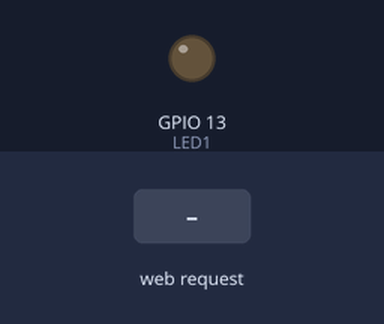
Recording of a sketch running on a simulated ESP32. On the bench: output pins drawn as LEDs (lit = HIGH). The test bench sets the inputs (shaded band). WiFi joins after 1.5 s; servers stay silent unless stated; what the sketch prints to the serial monitor is not drawn.

Above: at 2.7 s.
2.8 s: HTTP request GET /on received
At 4.0 s:
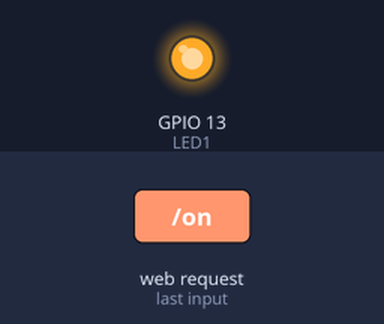
4.3 s: HTTP request GET /off received
At 5.3 s:
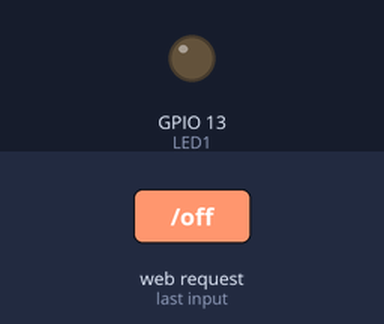
Timing chart, 0 to 7.3 s (numbered marks = the images above; inputs shaded):
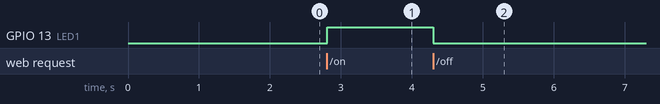

The sketch:

ChatbotDeviceV0.2_medium.ino
```cpp
// ESP32 Node32S

#include <SPI.h>
#include <Wire.h>

// Wifi Library
#include <ETH.h>
#include <WiFi.h>
#include <WiFiAP.h>
#include <WiFiClient.h>
#include <WiFiGeneric.h>
#include <WiFiMulti.h>
#include <WiFiScan.h>
#include <WiFiServer.h>
#include <WiFiSTA.h>
#include <WiFiType.h>
#include <WiFiUdp.h>

///////////////////////////////////////////////////////////////////////////
// Set LED Pin
int LED1 = 13;
String command;

const char* ssid = "xxxx"; // your wifi name
const char* password = "xxxx"; // your wifi password
unsigned long lastTime = 0;
unsigned long timerDelay = 500;
unsigned long currentTime = millis();
unsigned long previousTime = 0;
const long timeoutTime = 2000;

WiFiServer server(80);
int output5State = 0;

String header;

void setup() {
  pinMode(LED1, OUTPUT);
  Serial.begin(115200);
  Serial.print("Connecting to ");
  Serial.println(ssid);
  WiFi.begin(ssid, password);
  while (WiFi.status() != WL_CONNECTED) {
    delay(500);
    Serial.print(".");
  }
  // Print local IP address and start web server
  Serial.println("");
  Serial.println("WiFi connected.");
  Serial.println("IP address: ");
  Serial.println(WiFi.localIP());
  server.begin();
}

void loop(){
  WiFiClient client = server.available();   // Listen for incoming clients
  if (client) {                             // If a new client connects
    String currentLine = "";                // make a String to hold incoming data from the client
    currentTime = millis();
    previousTime = currentTime;
    while (client.connected() && currentTime - previousTime <= timeoutTime) { // loop while the client's connected
      currentTime = millis();
      if (client.available()) {             // if there's bytes to read from the client,
        char c = client.read();             // read a byte, then
       // Serial.write(c);                    // print it out the serial monitor
        header += c;
        if (c == '\n') {                    // if the byte is a newline character
          if (currentLine.length() == 0) {
            if (header.indexOf("GET /on") >= 0) {
              digitalWrite(LED1, HIGH);
              Serial.println("เปิดไฟ");

            } else if (header.indexOf("GET /off") >= 0) {
              digitalWrite(LED1, LOW);
              Serial.println("ปิดไฟ");
            }
            break;
          } else { // if you got a newline, then clear currentLine
            currentLine = "";
          }
        } else if (c != '\r') {  // if you got anything else but a carriage return character,
          currentLine += c;      // add it to the end of the currentLine
        }
      }
    }
    header = "";
    client.stop();

  }
}
```

Measured:
- after the input at 2.8 s, GPIO 13 (LED1): LOW → HIGH at once
- after the input at 4.3 s, GPIO 13 (LED1): HIGH → LOW at once
